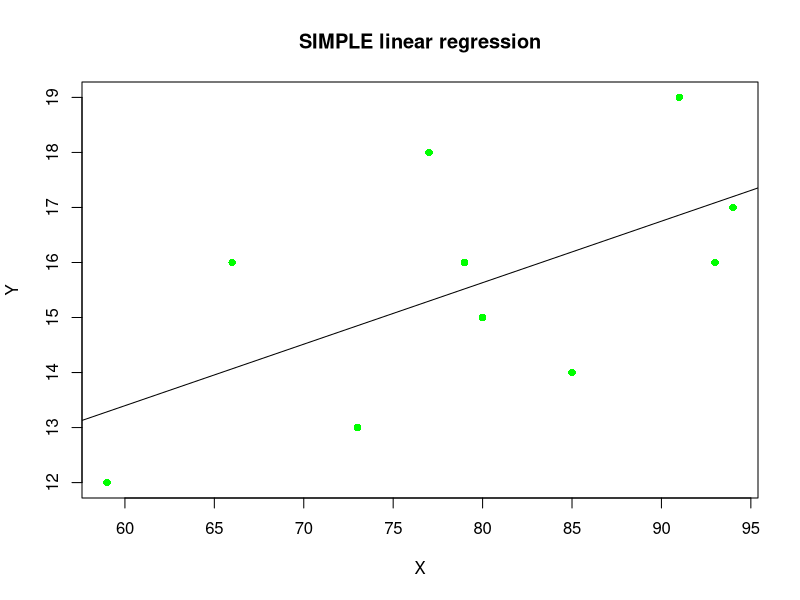

Reproduce this figure in R.
x <- c(17,13,12,15,16,14,16,16,18,19)
y <- c(94,73,59,80,93,85,66,79,77,91)
relation <- lm(y~x)
print(relation)
print(summary(relation))
a <- data.frame(x=15)
result <- predict(relation,a)
print(result)
plot(y,x,col = 'green',main = 'SIMPLE linear regression',abline(lm(x~y)),cex = 1,pch = 16,xlab = 'X',ylab = 'Y')
